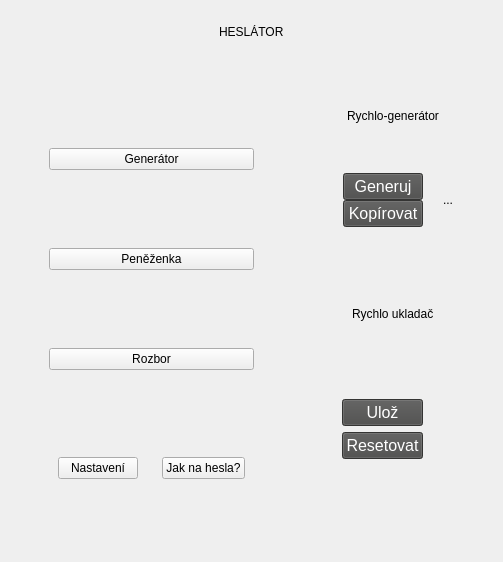
      <widget class="QWidget" name="menu">
       <property name="styleSheet">
        <string notr="true">#menu &gt; QWidget{
 background-color: #05C1FF;
    border-radius: 16px;
}</string>
       </property>
       <layout class="QGridLayout" name="gridLayout_4" rowstretch="1,4,4,4,4" columnstretch="1,1">
        <property name="leftMargin">
         <number>30</number>
        </property>
        <property name="topMargin">
         <number>15</number>
        </property>
        <property name="rightMargin">
         <number>30</number>
        </property>
        <property name="bottomMargin">
         <number>15</number>
        </property>
        <property name="spacing">
         <number>40</number>
        </property>
        <item row="0" column="0" colspan="2">
         <widget class="QWidget" name="widget_5" native="true">
          <layout class="QHBoxLayout" name="horizontalLayout_7">
           <property name="spacing">
            <number>10</number>
           </property>
           <property name="leftMargin">
            <number>10</number>
           </property>
           <property name="topMargin">
            <number>10</number>
           </property>
           <property name="rightMargin">
            <number>10</number>
           </property>
           <property name="bottomMargin">
            <number>10</number>
           </property>
           <item alignment="Qt::AlignmentFlag::AlignHCenter">
            <widget class="QLabel" name="label">
             <property name="layoutDirection">
              <enum>Qt::LayoutDirection::LeftToRight</enum>
             </property>
             <property name="styleSheet">
              <string notr="true">QLabel{
color:black	;
	font: 500 18pt &quot;Verdana&quot;;
}</string>
             </property>
             <property name="text">
              <string>HESLÁTOR</string>
             </property>
            </widget>
           </item>
          </layout>
         </widget>
        </item>
        <item row="1" column="1" rowspan="4">
         <widget class="QWidget" name="widget_4" native="true">
          <property name="styleSheet">
           <string notr="true">QWidget{
background-color:none;
}
#widget_4 &gt; QWidget{
 background-color: #05C1FF;
    border-radius: 16px;
}</string>
          </property>
          <layout class="QGridLayout" name="gridLayout_3">
           <property name="leftMargin">
            <number>10</number>
           </property>
           <property name="topMargin">
            <number>10</number>
           </property>
           <property name="rightMargin">
            <number>10</number>
           </property>
           <property name="bottomMargin">
            <number>10</number>
           </property>
           <property name="spacing">
            <number>20</number>
           </property>
           <item row="0" column="0">
            <widget class="QWidget" name="widget_6" native="true">
             <layout class="QGridLayout" name="gridLayout_8">
              <property name="leftMargin">
               <number>10</number>
              </property>
              <property name="topMargin">
               <number>10</number>
              </property>
              <property name="rightMargin">
               <number>10</number>
              </property>
              <property name="bottomMargin">
               <number>10</number>
              </property>
              <property name="spacing">
               <number>10</number>
              </property>
              <item row="1" column="0" rowspan="2">
               <widget class="QWidget" name="widget_11" native="true">
                <property name="styleSheet">
                 <string notr="true">QPushButton{
background-color:#494948;
color:white;
font-size: 16px;
}
QPushButton:hover{
font-weight:800;
background-color:#3a3a39;
}

QPushButton:pressed {
font-weight:400;
background-color:#2c2c2b;
}</string>
                </property>
                <layout class="QVBoxLayout" name="verticalLayout_7">
                 <property name="spacing">
                  <number>0</number>
                 </property>
                 <property name="leftMargin">
                  <number>10</number>
                 </property>
                 <property name="topMargin">
                  <number>0</number>
                 </property>
                 <property name="rightMargin">
                  <number>10</number>
                 </property>
                 <property name="bottomMargin">
                  <number>0</number>
                 </property>
                 <item>
                  <spacer name="verticalSpacer_4">
                   <property name="orientation">
                    <enum>Qt::Orientation::Vertical</enum>
                   </property>
                   <property name="sizeHint" stdset="0">
                    <size>
                     <width>20</width>
                     <height>40</height>
                    </size>
                   </property>
                  </spacer>
                 </item>
                 <item>
                  <widget class="QPushButton" name="menu_button_quickGen">
                   <property name="text">
                    <string>Generuj</string>
                   </property>
                  </widget>
                 </item>
                 <item>
                  <widget class="QPushButton" name="menu_button_quickCopy">
                   <property name="text">
                    <string>Kopírovat</string>
                   </property>
                  </widget>
                 </item>
                 <item>
                  <spacer name="verticalSpacer_3">
                   <property name="orientation">
                    <enum>Qt::Orientation::Vertical</enum>
                   </property>
                   <property name="sizeHint" stdset="0">
                    <size>
                     <width>20</width>
                     <height>40</height>
                    </size>
                   </property>
                  </spacer>
                 </item>
                </layout>
               </widget>
              </item>
              <item row="0" column="0" colspan="3" alignment="Qt::AlignmentFlag::AlignHCenter">
               <widget class="QLabel" name="label_8">
                <property name="text">
                 <string>Rychlo-generátor</string>
                </property>
               </widget>
              </item>
              <item row="1" column="1" rowspan="2" colspan="2">
               <widget class="QLabel" name="label_4">
                <property name="text">
                 <string>...</string>
                </property>
               </widget>
              </item>
             </layout>
            </widget>
           </item>
           <item row="1" column="0">
            <widget class="QWidget" name="widget_7" native="true">
             <layout class="QGridLayout" name="gridLayout_9" rowstretch="0,0" columnstretch="1,2">
              <property name="leftMargin">
               <number>10</number>
              </property>
              <property name="topMargin">
               <number>10</number>
              </property>
              <property name="rightMargin">
               <number>10</number>
              </property>
              <property name="bottomMargin">
               <number>10</number>
              </property>
              <property name="spacing">
               <number>10</number>
              </property>
              <item row="1" column="0">
               <widget class="QWidget" name="widget_12" native="true">
                <property name="styleSheet">
                 <string notr="true">QPushButton{
background-color:#494948;
color:white;
font-size: 16px;
}
QPushButton:hover{
font-weight:800;
background-color:#3a3a39;
}

QPushButton:pressed {
font-weight:400;
background-color:#2c2c2b;
}</string>
                </property>
                <layout class="QVBoxLayout" name="verticalLayout_8" stretch="0,0,0,0">
                 <item>
                  <spacer name="verticalSpacer_6">
                   <property name="orientation">
                    <enum>Qt::Orientation::Vertical</enum>
                   </property>
                   <property name="sizeHint" stdset="0">
                    <size>
                     <width>20</width>
                     <height>55</height>
                    </size>
                   </property>
                  </spacer>
                 </item>
                 <item>
                  <widget class="QPushButton" name="menu_button_quickSave">
                   <property name="text">
                    <string>Ulož</string>
                   </property>
                  </widget>
                 </item>
                 <item>
                  <widget class="QPushButton" name="menu_button_quickReset">
                   <property name="text">
                    <string>Resetovat</string>
                   </property>
                  </widget>
                 </item>
                 <item>
                  <spacer name="verticalSpacer_5">
                   <property name="orientation">
                    <enum>Qt::Orientation::Vertical</enum>
                   </property>
                   <property name="sizeHint" stdset="0">
                    <size>
                     <width>20</width>
                     <height>54</height>
                    </size>
                   </property>
                  </spacer>
                 </item>
                </layout>
               </widget>
              </item>
              <item row="0" column="0" colspan="2" alignment="Qt::AlignmentFlag::AlignHCenter">
               <widget class="QLabel" name="label_10">
                <property name="text">
                 <string>Rychlo ukladač</string>
                </property>
               </widget>
              </item>
              <item row="1" column="1">
               <widget class="QWidget" name="widget_13" native="true"/>
              </item>
             </layout>
            </widget>
           </item>
          </layout>
         </widget>
        </item>
        <item row="1" column="0" rowspan="4">
         <widget class="QWidget" name="widget_14" native="true">
          <layout class="QVBoxLayout" name="verticalLayout_9">
           <property name="spacing">
            <number>20</number>
           </property>
           <property name="leftMargin">
            <number>10</number>
           </property>
           <property name="topMargin">
            <number>10</number>
           </property>
           <property name="rightMargin">
            <number>10</number>
           </property>
           <property name="bottomMargin">
            <number>10</number>
           </property>
           <item>
            <spacer name="verticalSpacer_25">
             <property name="orientation">
              <enum>Qt::Orientation::Vertical</enum>
             </property>
             <property name="sizeHint" stdset="0">
              <size>
               <width>20</width>
               <height>40</height>
              </size>
             </property>
            </spacer>
           </item>
           <item>
            <widget class="QWidget" name="widget" native="true">
             <layout class="QGridLayout" name="gridLayout_5">
              <item row="1" column="0">
               <widget class="QPushButton" name="menu_button_generator">
                <property name="text">
                 <string>Generátor</string>
                </property>
               </widget>
              </item>
             </layout>
            </widget>
           </item>
           <item>
            <spacer name="verticalSpacer_7">
             <property name="orientation">
              <enum>Qt::Orientation::Vertical</enum>
             </property>
             <property name="sizeHint" stdset="0">
              <size>
               <width>20</width>
               <height>40</height>
              </size>
             </property>
            </spacer>
           </item>
           <item>
            <widget class="QWidget" name="widget_2" native="true">
             <layout class="QGridLayout" name="gridLayout_6">
              <item row="0" column="0">
               <widget class="QPushButton" name="menu_button_penezenka">
                <property name="text">
                 <string>Peněženka</string>
                </property>
               </widget>
              </item>
             </layout>
            </widget>
           </item>
           <item>
            <spacer name="verticalSpacer_8">
             <property name="orientation">
              <enum>Qt::Orientation::Vertical</enum>
             </property>
             <property name="sizeHint" stdset="0">
              <size>
               <width>20</width>
               <height>40</height>
              </size>
             </property>
            </spacer>
           </item>
           <item>
            <widget class="QWidget" name="widget_3" native="true">
             <layout class="QGridLayout" name="gridLayout_7">
              <item row="0" column="0">
               <widget class="QPushButton" name="menu_button_rozbor">
                <property name="text">
                 <string>Rozbor</string>
                </property>
               </widget>
              </item>
             </layout>
            </widget>
           </item>
           <item>
            <spacer name="verticalSpacer_10">
             <property name="orientation">
              <enum>Qt::Orientation::Vertical</enum>
             </property>
             <property name="sizeHint" stdset="0">
              <size>
               <width>20</width>
               <height>40</height>
              </size>
             </property>
            </spacer>
           </item>
           <item>
            <widget class="QWidget" name="widget_8" native="true">
             <layout class="QHBoxLayout" name="horizontalLayout_3">
              <item>
               <widget class="QWidget" name="widget_9" native="true">
                <layout class="QHBoxLayout" name="horizontalLayout_9">
                 <item>
                  <widget class="QPushButton" name="menu_button_nastaveni">
                   <property name="text">
                    <string>Nastavení</string>
                   </property>
                  </widget>
                 </item>
                </layout>
               </widget>
              </item>
              <item>
               <widget class="QWidget" name="widget_10" native="true">
                <layout class="QHBoxLayout" name="horizontalLayout_10">
                 <item>
                  <widget class="QPushButton" name="menu_button_info">
                   <property name="text">
                    <string>Jak na hesla?</string>
                   </property>
                  </widget>
                 </item>
                </layout>
               </widget>
              </item>
             </layout>
            </widget>
           </item>
           <item>
            <spacer name="verticalSpacer_11">
             <property name="orientation">
              <enum>Qt::Orientation::Vertical</enum>
             </property>
             <property name="sizeHint" stdset="0">
              <size>
               <width>20</width>
               <height>40</height>
              </size>
             </property>
            </spacer>
           </item>
          </layout>
         </widget>
        </item>
       </layout>
      </widget>
